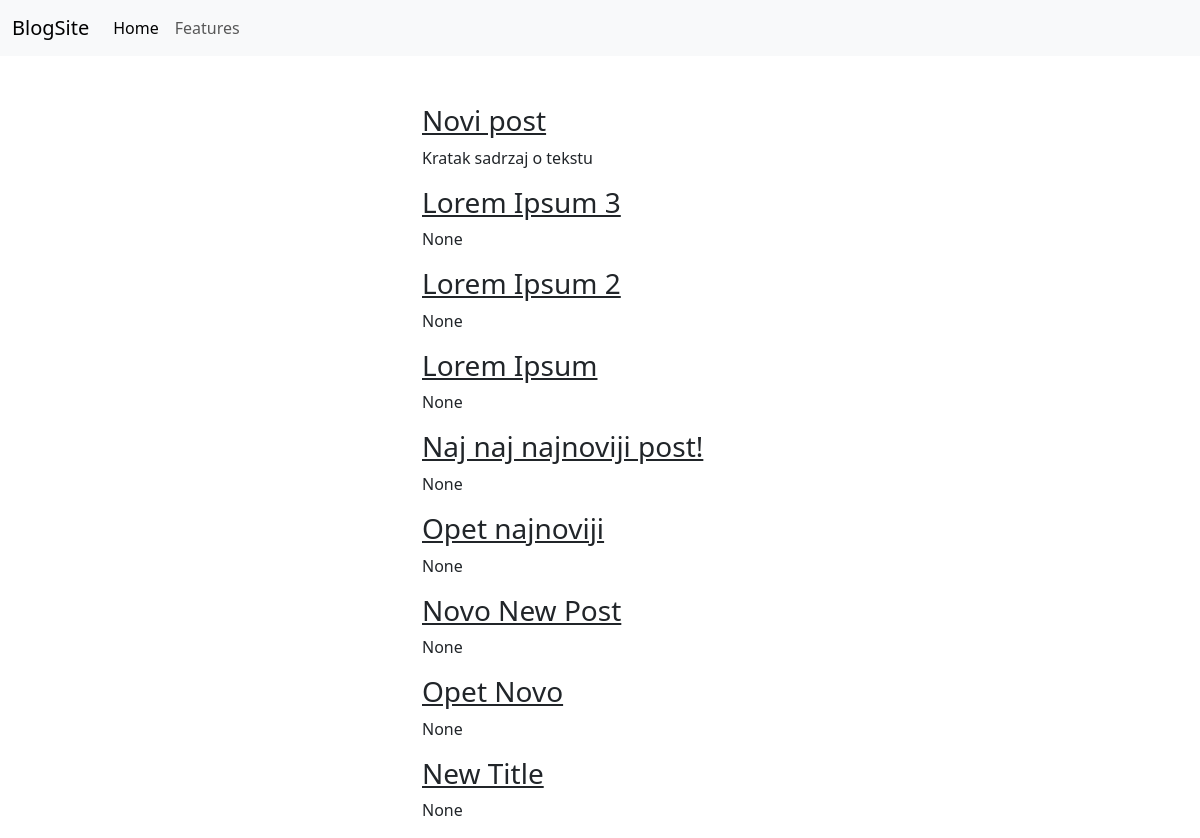
Screenshot of /blog/ with the database file from the repository.
### blog/models.py (models this page shows, shortened)
class Post(models.Model):
    class NewManager(models.Manager):
        def get_queryset(self):
            return super().get_queryset().filter(status='published')
    options = (
        ('draft', 'Draft'),
        ('published', 'Published'),
    )
    title = models.CharField(max_length=250)
    excerpt = models.TextField(null=True)
    slug = models.SlugField(max_length=250, unique_for_date='publish')
    publish = models.DateTimeField(default=timezone.now)
    author = models.ForeignKey(User, on_delete=models.CASCADE, related_name='blog_posts')
    content = models.TextField()
    status = models.CharField(max_length=10, choices=options, default='draft')
    objects = models.Manager() #default manager
    newmanager = NewManager() #custom manager
    def get_absolute_url(self):
        return reverse('blog:post_single', args=[self.slug])
    class Meta:
        ordering = ('-publish', )

### blog/views.py (the view)
# urls.py: path('', views.home, name='homepage'),
def home(request):
    all_posts = Post.newmanager.all()
    return render(request, 'index.html', {'posts': all_posts})

### blog/templates/index.html (shortened to what this page needs)
 {% extends 'base.html' %}
{% block content %}
    {% for post in posts %}
        <div class="col-12">
            <h3>
                <a class="text-dark" href="{{ post.get_absolute_url }}">{{ post.title }}</a>
            </h3>
        </div>
        <div class="col-12"><p>{{ post.excerpt }}</p></div>
    {% endfor %}
{% endblock %}

### blog/templates/base.html (shortened to what this page needs)
<!doctype html>
<html lang="en">
  <head>
    <link href="https://cdn.jsdelivr.net/npm/bootstrap@5.3.0/dist/css/bootstrap.min.css" rel="stylesheet">
  </head>
  <body>
    <nav class="navbar navbar-expand-lg bg-body-tertiary">
      <div class="container-fluid">
        <a class="navbar-brand" href="http://127.0.0.1:8000/blog/">BlogSite</a>
        <div class="collapse navbar-collapse" id="navbarNav">
          <ul class="navbar-nav">
            <li class="nav-item">
              <a class="nav-link active" aria-current="page" href="http://127.0.0.1:8000/blog/">Home</a>
            </li>
            <li class="nav-item">
              <a class="nav-link" href="#">Features</a>
            </li>
          </ul>
        </div>
      </div>
    </nav>
    <div class="container">
        <div class="row justify-content-md-center pt-5">
            <div class="col-md-4">
                {% block content %}
                {% endblock %}
            </div>
        </div>
    </div>
  </body>
</html>

### rows the page displays
Post: title "Novi post", excerpt "Kratak sadrzaj o tekstu"
Post: title "Lorem Ipsum 3", excerpt "None"
Post: title "Lorem Ipsum 2", excerpt "None"
Post: title "Lorem Ipsum", excerpt "None"
Post: title "Naj naj najnoviji post!", excerpt "None"
Post: title "Opet najnoviji", excerpt "None"
Post: title "Novo New Post", excerpt "None"
Post: title "Opet Novo", excerpt "None"
Post: title "New Title", excerpt "None"
